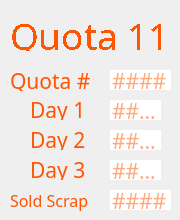
     <widget class="QWidget" name="page_11">
      <widget class="QLabel" name="label_67">
       <property name="geometry">
        <rect>
         <x>30</x>
         <y>100</y>
         <width>61</width>
         <height>20</height>
        </rect>
       </property>
       <property name="font">
        <font>
         <family>IBM 3270</family>
         <pointsize>16</pointsize>
        </font>
       </property>
       <property name="styleSheet">
        <string notr="true">color: rgb(253, 85, 0);
                                    border: none;</string>
       </property>
       <property name="text">
        <string>Day 1</string>
       </property>
      </widget>
      <widget class="QLabel" name="label_68">
       <property name="geometry">
        <rect>
         <x>30</x>
         <y>130</y>
         <width>61</width>
         <height>20</height>
        </rect>
       </property>
       <property name="font">
        <font>
         <family>IBM 3270</family>
         <pointsize>16</pointsize>
        </font>
       </property>
       <property name="styleSheet">
        <string notr="true">color: rgb(253, 85, 0);
                                    border: none;</string>
       </property>
       <property name="text">
        <string>Day 2</string>
       </property>
      </widget>
      <widget class="QLabel" name="label_69">
       <property name="geometry">
        <rect>
         <x>30</x>
         <y>160</y>
         <width>61</width>
         <height>20</height>
        </rect>
       </property>
       <property name="font">
        <font>
         <family>IBM 3270</family>
         <pointsize>16</pointsize>
        </font>
       </property>
       <property name="styleSheet">
        <string notr="true">color: rgb(253, 85, 0);
                                    border: none;</string>
       </property>
       <property name="text">
        <string>Day 3</string>
       </property>
      </widget>
      <widget class="QLineEdit" name="q11d2">
       <property name="geometry">
        <rect>
         <x>110</x>
         <y>130</y>
         <width>51</width>
         <height>20</height>
        </rect>
       </property>
       <property name="font">
        <font>
         <family>IBM 3270</family>
         <pointsize>16</pointsize>
        </font>
       </property>
       <property name="styleSheet">
        <string notr="true">color: rgb(253, 85, 0);
                                    border: none;</string>
       </property>
       <property name="maxLength">
        <number>4</number>
       </property>
       <property name="placeholderText">
        <string>####</string>
       </property>
      </widget>
      <widget class="QLineEdit" name="q11d3">
       <property name="geometry">
        <rect>
         <x>110</x>
         <y>160</y>
         <width>51</width>
         <height>20</height>
        </rect>
       </property>
       <property name="font">
        <font>
         <family>IBM 3270</family>
         <pointsize>16</pointsize>
        </font>
       </property>
       <property name="styleSheet">
        <string notr="true">color: rgb(253, 85, 0);
                                    border: none;</string>
       </property>
       <property name="maxLength">
        <number>4</number>
       </property>
       <property name="placeholderText">
        <string>####</string>
       </property>
      </widget>
      <widget class="QLineEdit" name="q11d1">
       <property name="geometry">
        <rect>
         <x>110</x>
         <y>100</y>
         <width>51</width>
         <height>20</height>
        </rect>
       </property>
       <property name="font">
        <font>
         <family>IBM 3270</family>
         <pointsize>16</pointsize>
         <weight>50</weight>
         <bold>false</bold>
        </font>
       </property>
       <property name="styleSheet">
        <string notr="true">color: rgb(253, 85, 0);
                                    border: none;</string>
       </property>
       <property name="inputMethodHints">
        <set>Qt::ImhNone</set>
       </property>
       <property name="text">
        <string/>
       </property>
       <property name="maxLength">
        <number>4</number>
       </property>
       <property name="readOnly">
        <bool>false</bool>
       </property>
       <property name="placeholderText">
        <string>####</string>
       </property>
      </widget>
      <widget class="QLabel" name="label_70">
       <property name="geometry">
        <rect>
         <x>10</x>
         <y>70</y>
         <width>81</width>
         <height>21</height>
        </rect>
       </property>
       <property name="font">
        <font>
         <family>IBM 3270</family>
         <pointsize>16</pointsize>
        </font>
       </property>
       <property name="styleSheet">
        <string notr="true">color: rgb(253, 85, 0);</string>
       </property>
       <property name="text">
        <string>Quota #</string>
       </property>
      </widget>
      <widget class="QLabel" name="label_71">
       <property name="geometry">
        <rect>
         <x>10</x>
         <y>10</y>
         <width>161</width>
         <height>41</height>
        </rect>
       </property>
       <property name="sizePolicy">
        <sizepolicy hsizetype="Fixed" vsizetype="Fixed">
         <horstretch>0</horstretch>
         <verstretch>0</verstretch>
        </sizepolicy>
       </property>
       <property name="font">
        <font>
         <family>IBM 3270</family>
         <pointsize>24</pointsize>
         <weight>50</weight>
         <italic>false</italic>
         <bold>false</bold>
         <stylestrategy>NoAntialias</stylestrategy>
        </font>
       </property>
       <property name="styleSheet">
        <string notr="true">font: 24pt &quot;IBM 3270&quot;;
                                    color: rgb(253, 85, 0);</string>
       </property>
       <property name="text">
        <string>&lt;html&gt;&lt;head/&gt;&lt;body&gt;&lt;p&gt;&lt;span
                                    style=&quot; font-size:28pt;&quot;&gt;Quota
                                    11&lt;/span&gt;&lt;/p&gt;&lt;/body&gt;&lt;/html&gt;</string>
       </property>
      </widget>
      <widget class="QLineEdit" name="q11">
       <property name="geometry">
        <rect>
         <x>110</x>
         <y>70</y>
         <width>61</width>
         <height>20</height>
        </rect>
       </property>
       <property name="font">
        <font>
         <family>IBM 3270</family>
         <pointsize>16</pointsize>
        </font>
       </property>
       <property name="styleSheet">
        <string notr="true">color: rgb(253, 85, 0);
                                    border: none;</string>
       </property>
       <property name="text">
        <string/>
       </property>
       <property name="maxLength">
        <number>5</number>
       </property>
       <property name="readOnly">
        <bool>false</bool>
       </property>
       <property name="placeholderText">
        <string>####</string>
       </property>
      </widget>
      <widget class="QLabel" name="label_72">
       <property name="geometry">
        <rect>
         <x>10</x>
         <y>190</y>
         <width>91</width>
         <height>21</height>
        </rect>
       </property>
       <property name="font">
        <font>
         <family>IBM 3270</family>
         <pointsize>12</pointsize>
        </font>
       </property>
       <property name="styleSheet">
        <string notr="true">color: rgb(253, 85, 0);
                                    border: none;</string>
       </property>
       <property name="text">
        <string>Sold Scrap</string>
       </property>
      </widget>
      <widget class="QLineEdit" name="q11sold">
       <property name="geometry">
        <rect>
         <x>110</x>
         <y>190</y>
         <width>61</width>
         <height>20</height>
        </rect>
       </property>
       <property name="font">
        <font>
         <family>IBM 3270</family>
         <pointsize>16</pointsize>
        </font>
       </property>
       <property name="styleSheet">
        <string notr="true">color: rgb(253, 85, 0);
                                    border: none;</string>
       </property>
       <property name="maxLength">
        <number>5</number>
       </property>
       <property name="placeholderText">
        <string>####</string>
       </property>
      </widget>
     </widget>
